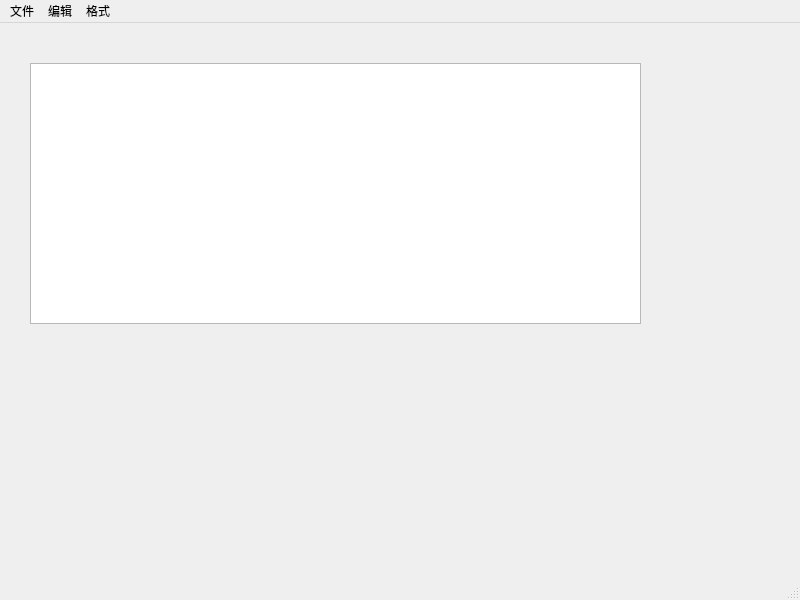
<?xml version="1.0" encoding="UTF-8"?>
<ui version="4.0">
 <class>MainWindow</class>
 <widget class="QMainWindow" name="MainWindow">
  <property name="geometry">
   <rect>
    <x>0</x>
    <y>0</y>
    <width>800</width>
    <height>600</height>
   </rect>
  </property>
  <property name="windowTitle">
   <string>MainWindow</string>
  </property>
  <widget class="QWidget" name="centralwidget">
   <widget class="QTextBrowser" name="textBrowser">
    <property name="geometry">
     <rect>
      <x>30</x>
      <y>40</y>
      <width>611</width>
      <height>261</height>
     </rect>
    </property>
   </widget>
  </widget>
  <widget class="QMenuBar" name="menubar">
   <property name="geometry">
    <rect>
     <x>0</x>
     <y>0</y>
     <width>800</width>
     <height>25</height>
    </rect>
   </property>
   <widget class="QMenu" name="menu">
    <property name="title">
     <string>文件</string>
    </property>
    <addaction name="actNew"/>
   </widget>
   <widget class="QMenu" name="menu_2">
    <property name="title">
     <string>编辑</string>
    </property>
    <addaction name="actAbout"/>
    <addaction name="separator"/>
   </widget>
   <widget class="QMenu" name="menu_3">
    <property name="title">
     <string>格式</string>
    </property>
   </widget>
   <addaction name="menu"/>
   <addaction name="menu_2"/>
   <addaction name="menu_3"/>
  </widget>
  <widget class="QStatusBar" name="statusbar"/>
  <action name="actNew">
   <property name="icon">
    <iconset resource="res.qrc">
     <normaloff>:/images/images/open3.bmp</normaloff>:/images/images/open3.bmp</iconset>
   </property>
   <property name="text">
    <string>新建</string>
   </property>
   <property name="toolTip">
    <string>新建文件</string>
   </property>
   <property name="menuRole">
    <enum>QAction::MenuRole::NoRole</enum>
   </property>
  </action>
  <action name="actAbout">
   <property name="icon">
    <iconset resource="res.qrc">
     <normaloff>:/images/images/120.bmp</normaloff>:/images/images/120.bmp</iconset>
   </property>
   <property name="text">
    <string>关于</string>
   </property>
   <property name="toolTip">
    <string>关于</string>
   </property>
   <property name="menuRole">
    <enum>QAction::MenuRole::NoRole</enum>
   </property>
  </action>
 </widget>
 <resources>
  <include location="res.qrc"/>
 </resources>
 <connections/>
</ui>
